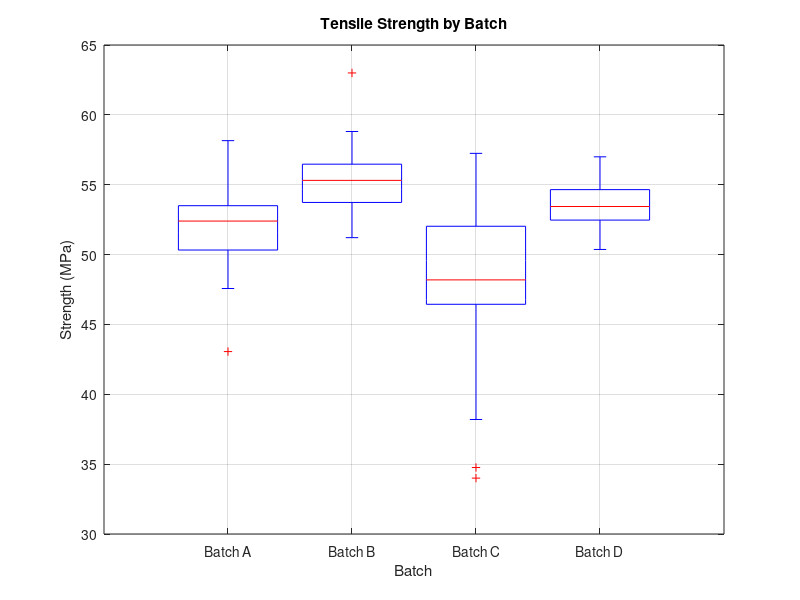

This figure's MATLAB source:
rng(3);
groups = {'Batch A', 'Batch B', 'Batch C', 'Batch D'};
strength = [52 55 49 54] + randn(40, 4) .* [3 2 4 2.5];
strength(5, 3) = 34;
strength(12, 2) = 63;

boxplot(strength, 'Labels', groups);
title('Tensile Strength by Batch');
xlabel('Batch');
ylabel('Strength (MPa)');
grid on;
